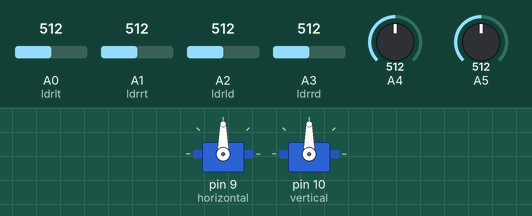
Simulated run of this sketch. Board: Arduino Uno, built with avr-gcc and run on an emulated ATmega328P. Shown: 2 × servo. The inputs (shaded band) are chosen by the test bench; at power-on: A0 (ldrlt) = 512, A1 (ldrrt) = 512, A2 (ldrld) = 512, A3 (ldrrd) = 512, A4 = 512, A5 = 512.

Above: at 3.2 s.
3.3 s: A0 (ldrlt) set to 755
4.8 s: A0 (ldrlt) set to 779
At 7.6 s:
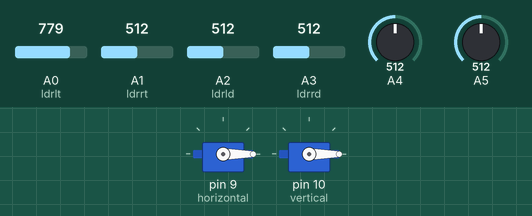
7.8 s: A0 (ldrlt) set to 269
9.3 s: A0 (ldrlt) set to 242
At 10.08 s:
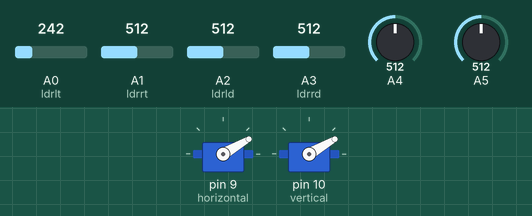
12.3 s: A1 (ldrrt) set to 533
At 14.2 s:
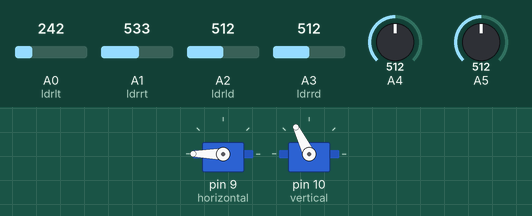
15.3 s: A2 (ldrld) set to 716
At 17.2 s:
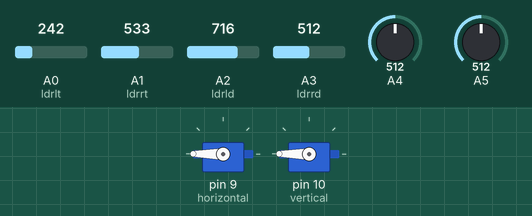
Timing chart, 0 to 18.7 s (numbered marks = the images above; inputs shaded):
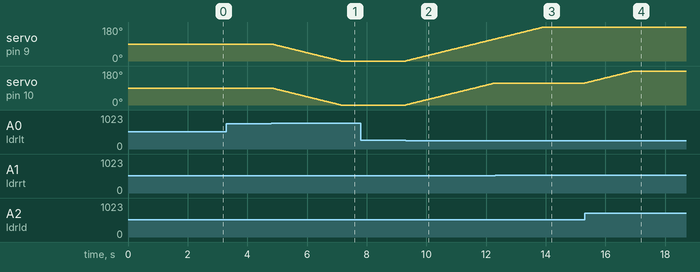

Measured:
- the behaviour switches between 769 and 770 on A0 (ldrlt) (found by bisection; images 0 and 1)
- the behaviour switches between 256 and 255 on A0 (ldrlt) (found by bisection; images 1 and 2)
- the behaviour switches between 525 and 526 on A1 (ldrrt) (found by bisection; images 2 and 3)
- after the input at 3.3 s, every drawn part: stays the same
- after the input at 4.8 s, servo on pin 9 (horizontal), servo on pin 10 (vertical): moves from 90° to 0° over 2.3 s, starting at once
- after the input at 7.8 s, every drawn part: stays the same
- after the input at 9.3 s, servo on pin 9 (horizontal), servo on pin 10 (vertical): moves from 0° to 116° over 3.0 s, starting at once
- after the input at 12.3 s, servo on pin 10 (vertical): stays 116° (without the input it goes to 117° after 0.00 s)
- after the input at 15.3 s, servo on pin 10 (vertical): moves from 116° to 180° over 1.6 s, starting at once

The sketch:

Solar_tracker.ino
```cpp
#include <Servo.h>

Servo horizontal;
int servoh = 90;

Servo vertical;
int servov = 90;

int ldrlt = A0;
int ldrrt = A1;
int ldrld = A2;
int ldrrd = A3;

void setup()
{
  Serial.begin(9600);
  horizontal.attach(9);   // غيرنا لـ 9
  vertical.attach(10);    // غيرنا لـ 10
  horizontal.write(90);
  vertical.write(90);
  delay(2000);
}

void loop()
{
  int lt = analogRead(ldrlt);
  int rt = analogRead(ldrrt);
  int ld = analogRead(ldrld);
  int rd = analogRead(ldrrd);

  int dtime = analogRead(A4)/20;  // سرعة الحركة
  int tol = analogRead(A5)/4;     // الحساسية

  int avt = (lt + rt) / 2;
  int avd = (ld + rd) / 2;
  int avl = (lt + ld) / 2;
  int avr = (rt + rd) / 2;

  int dvert = avt - avd;
  int dhoriz = avl - avr;

  // Vertical movement
  if (-tol > dvert || dvert > tol)
  {
    if (avt > avd)
      servov--;
    else if (avt < avd)
      servov++;

    servov = constrain(servov, 0, 180);
    vertical.write(servov);
  }

  // Horizontal movement
  if (-tol > dhoriz || dhoriz > tol)
  {
    if (avl > avr)
      servoh--;
    else if (avl < avr)
      servoh++;

    servoh = constrain(servoh, 0, 180);
    horizontal.write(servoh);
  }

  delay(dtime);
}
```
